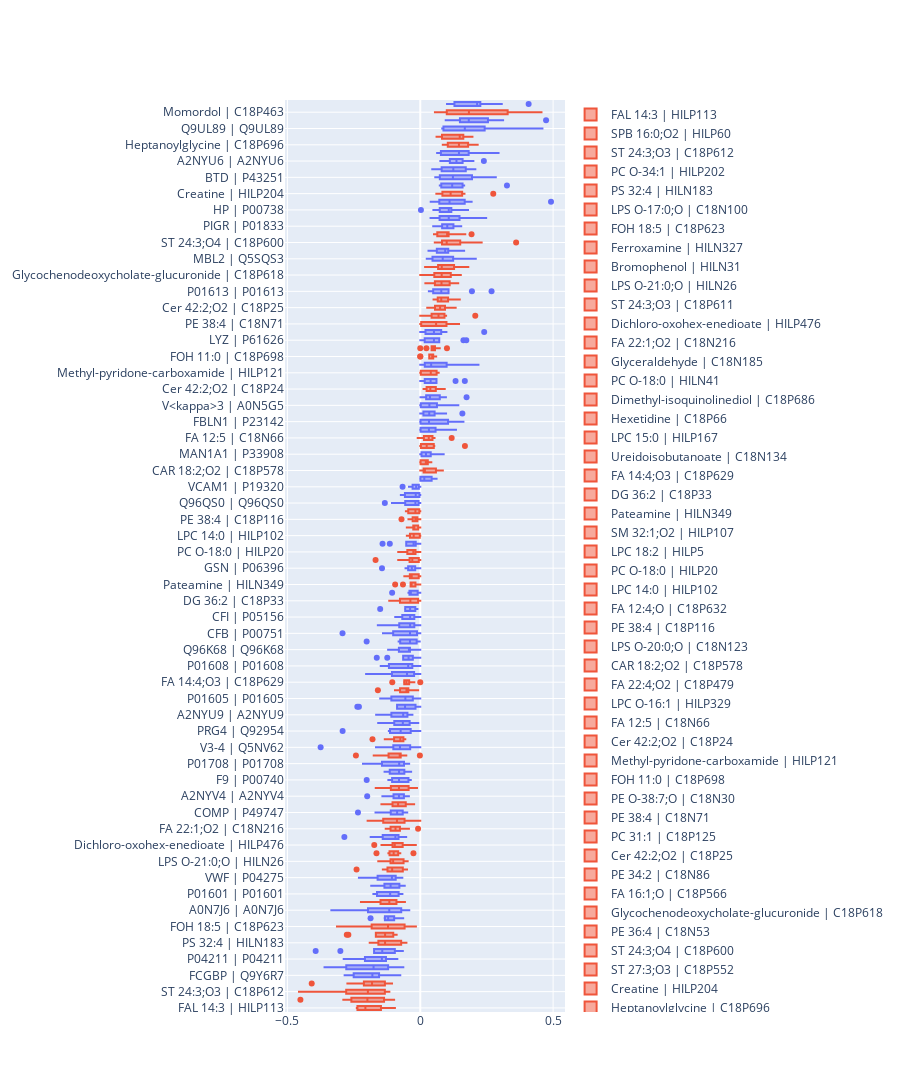

Notebook code cell kept with this figure:
### Code cell
omic = 'qm'

fig = go.Figure()

[
    fig.add_trace(go.Box(
        x=coefs,
        name=f"{shortName.loc[feature, 'shortName']} | {feature}",
        marker_color=palette[0] if shortName.loc[feature, 'type']=='q' else palette[1],
        legendgroup=0 if shortName.loc[feature, 'type']=='q' else 1
    ))
    for feature, coefs in Mcoefs[omic][MCscore[omic].index[MCscore[omic].sig]].items()
]

fig.update_yaxes(showgrid=True)
fig.update_layout(height=2000, width=900)
fig.show()

with open('Coef_distribution.html', 'w') as f:
    f.write(fig.to_html(full_html=False, include_plotlyjs='cdn', default_height='50%', default_width='80%'))

### Figure 1 — Plotly figure (JSON) as saved in the notebook; plotly's stock layout.template omitted (floating-point values rounded to 4 significant figures)
{"data": [{"legendgroup": "1", "marker": {"color": "#EF553B"}, "name": "FAL 14:3 | HILP113", "type": "box", "x": [-0.1585, -0.1997, -0.2389, -0.09549, -0.2367, -0.2364, -0.148, -0.2134, -0.2285, -0.1107]}, {"legendgroup": "1", "marker": {"color": "#EF553B"}, "name": "SPB 16:0;O2 | HILP60", "type": "box", "x": [-0.1363, -0.2255, -0.1724, -0.1019, -0.2593, -0.2895, -0.164, -0.2267, -0.4511, -0.09846]}, {"legendgroup": "1", "marker": {"color": "#EF553B"}, "name": "ST 24:3;O3 | C18P612", "type": "box", "x": [-0.1826, -0.2788, -0.2502, -0.1164, -0.3122, -0.2117, -0.1302, -0.1776, -0.4564, -0.1333]}, {"legendgroup": "1", "marker": {"color": "#EF553B"}, "name": "PC O-34:1 | HILP202", "type": "box", "x": [-0.1938, -0.1709, -0.1332, -0.1064, -0.2122, -0.2742, -0.1554, -0.1922, -0.4086, -0.1313]}, {"legendgroup": "0", "marker": {"color": "#636EFA"}, "name": "FCGBP | Q9Y6R7", "type": "box", "x": [-0.1889, -0.1551, -0.2519, -0.09108, -0.2506, -0.2351, -0.1715, -0.1642, -0.2847, -0.07528]}, {"legendgroup": "0", "marker": {"color": "#636EFA"}, "name": "P04438 | P04438", "type": "box", "x": [-0.223, -0.1258, -0.1564, -0.06384, -0.2785, -0.3173, -0.121, -0.1952, -0.3603, -0.09498]}, {"legendgroup": "0", "marker": {"color": "#636EFA"}, "name": "P04211 | P04211", "type": "box", "x": [-0.1291, -0.1413, -0.1693, -0.08636, -0.2499, -0.2082, -0.1334, -0.1478, -0.2882, -0.0864]}, {"legendgroup": "0", "marker": {"color": "#636EFA"}, "name": "PI16 | Q6UXB8", "type": "box", "x": [-0.1371, -0.09577, -0.1491, -0.06567, -0.1738, -0.3008, -0.1268, -0.1692, -0.3937, -0.08865]}, {"legendgroup": "1", "marker": {"color": "#EF553B"}, "name": "PS 32:4 | HILN183", "type": "box", "x": [-0.1276, -0.1307, -0.1394, -0.05215, -0.1576, -0.1903, -0.07188, -0.1343, -0.1746, -0.05804]}, {"legendgroup": "1", "marker": {"color": "#EF553B"}, "name": "LPS O-17:0;O | C18N100", "type": "box", "x": [-0.1199, -0.1017, -0.1449, -0.08897, -0.2707, -0.1634, -0.1127, -0.1672, -0.2765, -0.09136]}, {"legendgroup": "1", "marker": {"color": "#EF553B"}, "name": "FOH 18:5 | C18P623", "type": "box", "x": [-0.1488, -0.03381, -0.1058, -0.0713, -0.01642, -0.2136, -0.1369, -0.1829, -0.3135, -0.05901]}, {"legendgroup": "0", "marker": {"color": "#636EFA"}, "name": "P01707 | P01707", "type": "box", "x": [-0.104, -0.1339, -0.1331, -0.06435, -0.1871, -0.1185, -0.1232, -0.09828, -0.1295, -0.07289]}, {"legendgroup": "0", "marker": {"color": "#636EFA"}, "name": "A0N7J6 | A0N7J6", "type": "box", "x": [-0.1091, -0.1145, -0.1189, -0.05738, -0.1968, -0.2005, -0.07172, -0.1474, -0.3347, -0.04148]}, {"legendgroup": "1", "marker": {"color": "#EF553B"}, "name": "Ferroxamine | HILN327", "type": "box", "x": [-0.1241, -0.1087, -0.149, -0.06908, -0.1614, -0.1496, -0.08967, -0.09842, -0.2232, -0.05778]}, {"legendgroup": "0", "marker": {"color": "#636EFA"}, "name": "P01601 | P01601", "type": "box", "x": [-0.1628, -0.121, -0.08152, -0.07683, -0.163, -0.1485, -0.09032, -0.1056, -0.1764, -0.06725]}, {"legendgroup": "0", "marker": {"color": "#636EFA"}, "name": "CDH5 | P33151", "type": "box", "x": [-0.1349, -0.1845, -0.09424, -0.05854, -0.1182, -0.1454, -0.1051, -0.07538, -0.12, -0.0786]}, {"legendgroup": "0", "marker": {"color": "#636EFA"}, "name": "VWF | P04275", "type": "box", "x": [-0.1563, -0.09838, -0.06755, -0.09247, -0.1074, -0.1757, -0.1059, -0.1606, -0.2308, -0.07799]}, {"legendgroup": "1", "marker": {"color": "#EF553B"}, "name": "Bromophenol | HILN31", "type": "box", "x": [-0.09215, -0.1234, -0.06572, -0.05363, -0.1087, -0.1408, -0.103, -0.1192, -0.2398, -0.04999]}, {"legendgroup": "1", "marker": {"color": "#EF553B"}, "name": "LPS O-21:0;O | HILN26", "type": "box", "x": [-0.1001, -0.05532, -0.1116, -0.07244, -0.112, -0.1296, -0.0629, -0.1041, -0.1581, -0.04749]}, {"legendgroup": "1", "marker": {"color": "#EF553B"}, "name": "ST 24:3;O3 | C18P611", "type": "box", "x": [-0.1157, -0.02572, -0.09755, -0.08311, -0.1027, -0.1199, -0.07529, -0.1144, -0.1649, -0.08803]}, {"legendgroup": "1", "marker": {"color": "#EF553B"}, "name": "Dichloro-oxohex-enedioate | HILP476", "type": "box", "x": [-0.1044, -0.1732, -0.08352, -0.06265, -0.01685, -0.1459, -0.09737, -0.09464, -0.1042, -0.06626]}, {"legendgroup": "0", "marker": {"color": "#636EFA"}, "name": "DKFZp686E23209 | Q68CN4", "type": "box", "x": [-0.08558, -0.09407, -0.0819, -0.09571, -0.05308, -0.1865, -0.09319, -0.1414, -0.2857, -0.0589]}, {"legendgroup": "1", "marker": {"color": "#EF553B"}, "name": "FA 22:1;O2 | C18N216", "type": "box", "x": [-0.13, -0.008301, -0.09105, -0.07652, -0.04273, -0.1118, -0.09743, -0.1234, -0.09537, -0.08501]}, {"legendgroup": "1", "marker": {"color": "#EF553B"}, "name": "Glyceraldehyde | C18N185", "type": "box", "x": [-0.1394, 0, -0.0454, -0.06894, -0.09559, -0.1475, -0.08102, -0.09451, -0.1981, -0.05922]}, {"legendgroup": "0", "marker": {"color": "#636EFA"}, "name": "COMP | P49747", "type": "box", "x": [-0.07551, -0.1685, -0.06606, -0.04916, -0.09461, -0.1111, -0.08505, -0.08922, -0.2345, -0.04981]}, {"legendgroup": "1", "marker": {"color": "#EF553B"}, "name": "PC O-18:0 | HILN41", "type": "box", "x": [-0.1099, -0.09169, -0.02315, -0.05471, -0.1045, -0.1461, -0.07531, -0.09626, -0.03867, -0.05691]}, {"legendgroup": "0", "marker": {"color": "#636EFA"}, "name": "A2NYV4 | A2NYV4", "type": "box", "x": [-0.1007, -0.0553, -0.0833, -0.04287, -0.07711, -0.1425, -0.07451, -0.08943, -0.1998, -0.06162]}, {"legendgroup": "1", "marker": {"color": "#EF553B"}, "name": "Dimethyl-isoquinolinediol | C18P686", "type": "box", "x": [-0.0439, -0.1336, -0.06824, -0.04207, -0.01239, -0.08995, -0.08747, -0.1107, -0.1675, -0.07293]}, {"legendgroup": "0", "marker": {"color": "#636EFA"}, "name": "F9 | P00740", "type": "box", "x": [-0.12, -0.1061, -0.03573, -0.0445, -0.0948, -0.1039, -0.03951, -0.06517, -0.2017, -0.06269]}, {"legendgroup": "0", "marker": {"color": "#636EFA"}, "name": "P01624 | P01624", "type": "box", "x": [-0.0759, -0.05453, -0.07878, -0.03447, -0.1149, -0.1343, -0.08101, -0.0899, -0.1231, -0.05993]}, {"legendgroup": "0", "marker": {"color": "#636EFA"}, "name": "P01708 | P01708", "type": "box", "x": [-0.1442, -0.06656, -0.07058, -0.04194, -0.1565, -0.1158, -0.08817, -0.06111, -0.2155, -0.06001]}, {"legendgroup": "1", "marker": {"color": "#EF553B"}, "name": "Hexetidine | C18P66", "type": "box", "x": [-0.1752, -0.001454, -0.1194, -0.07816, -0.07371, -0.1065, -0.07482, -0.07598, -0.2422, -0.05264]}, {"legendgroup": "0", "marker": {"color": "#636EFA"}, "name": "V3-4 | Q5NV62", "type": "box", "x": [-0.07317, -0.07958, 0, -0.03797, -0.01066, -0.1666, -0.1014, -0.09724, -0.375, -0.05399]}, {"legendgroup": "1", "marker": {"color": "#EF553B"}, "name": "LPC 15:0 | HILP167", "type": "box", "x": [-0.1335, -0.07798, -0.05641, -0.07226, -0.06347, -0.09849, -0.08206, -0.07219, -0.1798, -0.05667]}, {"legendgroup": "0", "marker": {"color": "#636EFA"}, "name": "PRG4 | Q92954", "type": "box", "x": [-0.09966, 0, -0.04217, -0.03599, -0.1062, -0.1182, -0.04805, -0.1139, -0.2922, -0.02834]}, {"legendgroup": "0", "marker": {"color": "#636EFA"}, "name": "IgLC-rG | C6KXN3", "type": "box", "x": [-0.0847, -0.007741, -0.05544, -0.04707, -0.09782, -0.1018, -0.04004, -0.07592, -0.1583, -0.02271]}, {"legendgroup": "0", "marker": {"color": "#636EFA"}, "name": "A2NYU9 | A2NYU9", "type": "box", "x": [-0.08875, -0.04834, -0.06469, -0.02958, -0.06389, -0.166, -0.1087, -0.1115, -0.04598, -0.0588]}, {"legendgroup": "0", "marker": {"color": "#636EFA"}, "name": "CP | P00450", "type": "box", "x": [-0.08735, 0, -0.01792, -0.01768, -0.06648, -0.2369, -0.05724, -0.05732, -0.2309, -0.04876]}, {"legendgroup": "0", "marker": {"color": "#636EFA"}, "name": "P01605 | P01605", "type": "box", "x": [-0.04887, 0, -0.02808, -0.06327, 0, -0.1507, -0.09802, -0.1109, -0.1088, -0.02887]}, {"legendgroup": "1", "marker": {"color": "#EF553B"}, "name": "Ureidoisobutanoate | C18N134", "type": "box", "x": [-0.04489, -0.05744, -0.00807, -0.04587, -0.04651, -0.09511, -0.07607, -0.0635, -0.1595, -0.02361]}, {"legendgroup": "1", "marker": {"color": "#EF553B"}, "name": "FA 14:4;O3 | C18P629", "type": "box", "x": [-0.1054, -0.04713, -0.06066, -0.0223, 0, -0.0603, -0.05508, -0.05993, -0.04182, -0.04848]}, {"legendgroup": "0", "marker": {"color": "#636EFA"}, "name": "P83593 | P83593", "type": "box", "x": [-0.1066, -0.06218, 0, -0.02327, -0.04215, -0.1759, -0.02218, -0.05794, -0.2038, -0.03687]}, {"legendgroup": "0", "marker": {"color": "#636EFA"}, "name": "P01608 | P01608", "type": "box", "x": [-0.05408, 0, -0.0368, -0.02996, 0, -0.1422, -0.05866, -0.1179, -0.1487, -0.03643]}, {"legendgroup": "0", "marker": {"color": "#636EFA"}, "name": "A2JA19 | A2JA19", "type": "box", "x": [-0.06226, -0.0348, 0, -0.03716, -0.0509, -0.1242, -0.02802, -0.06446, -0.1637, -0.01977]}, {"legendgroup": "0", "marker": {"color": "#636EFA"}, "name": "Q96K68 | Q96K68", "type": "box", "x": [-0.08802, -0.002316, 0, -0.0416, -0.04191, -0.1209, -0.06586, -0.03982, -0.08038, -0.03887]}, {"legendgroup": "0", "marker": {"color": "#636EFA"}, "name": "SERPINA10 | Q9UK55", "type": "box", "x": [-0.08142, -0.07563, -0.004431, -0.01357, -0.04995, -0.01709, -0.04195, -0.03556, -0.2018, -0.002145]}, {"legendgroup": "0", "marker": {"color": "#636EFA"}, "name": "CFB | P00751", "type": "box", "x": [-0.102, -0.03779, 0, -0.02038, 0, -0.1403, -0.03936, -0.08895, -0.2926, -0.01224]}, {"legendgroup": "0", "marker": {"color": "#636EFA"}, "name": "PTGDS | P41222", "type": "box", "x": [-0.03828, 0, -0.02242, -0.03278, -0.02113, -0.1597, -0.07911, -0.03839, -0.1223, -0.05525]}, {"legendgroup": "0", "marker": {"color": "#636EFA"}, "name": "CFI | P05156", "type": "box", "x": [-0.02519, 0, -0.06767, -0.02419, 0, -0.05725, -0.05117, -0.06875, -0.09419, -0.02248]}, {"legendgroup": "0", "marker": {"color": "#636EFA"}, "name": "Q9UL72 | Q9UL72", "type": "box", "x": [-0.05665, -0.01869, -0.0108, -0.02872, -0.05691, -0.1509, -0.03571, -0.04788, -0.01781, -0.04057]}, {"legendgroup": "1", "marker": {"color": "#EF553B"}, "name": "DG 36:2 | C18P33", "type": "box", "x": [-0.07641, 0, 0, -0.03163, -0.0545, -0.1168, -0.008131, -0.08936, -0.0249, -0.04292]}, {"legendgroup": "0", "marker": {"color": "#636EFA"}, "name": "P01617 | P01617", "type": "box", "x": [-0.1059, -0.027, -0.04438, -0.03618, 0, -0.00982, -0.0406, -0.04064, -0.00986, -0.03484]}, {"legendgroup": "1", "marker": {"color": "#EF553B"}, "name": "Pateamine | HILN349", "type": "box", "x": [-0.03521, 0, -0.01899, -0.03643, 0, -0.09452, -0.03377, -0.03319, -0.06515, -0.01814]}, {"legendgroup": "1", "marker": {"color": "#EF553B"}, "name": "SM 32:1;O2 | HILP107", "type": "box", "x": [-0.0462, 0, -0.0058, -0.03599, 0, -0.02835, -0.03866, -0.0392, -0.05989, -0.01056]}, {"legendgroup": "0", "marker": {"color": "#636EFA"}, "name": "GSN | P06396", "type": "box", "x": [-0.02149, -0.04561, -0.01082, -0.01952, 0, -0.04172, -0.01906, -0.04557, -0.1441, -0.05539]}, {"legendgroup": "1", "marker": {"color": "#EF553B"}, "name": "LPC 18:2 | HILP5", "type": "box", "x": [-0.08293, -0.00559, 0, -0.02726, 0, -0.03657, -0.04023, -0.0328, -0.1683, -0.02351]}, {"legendgroup": "1", "marker": {"color": "#EF553B"}, "name": "PC O-18:0 | HILP20", "type": "box", "x": [-0.08283, 0, -0.02875, -0.01791, 0, -0.04871, -0.02335, -0.02376, -0.07448, -0.03087]}, {"legendgroup": "0", "marker": {"color": "#636EFA"}, "name": "HABP2 | Q14520", "type": "box", "x": [-0.02788, 0, -0.006006, -0.02093, -0.1147, -0.05283, -0.01706, -0.02526, -0.142, -0.0253]}, {"legendgroup": "1", "marker": {"color": "#EF553B"}, "name": "LPC 14:0 | HILP102", "type": "box", "x": [-0.03878, 0, 0, -0.02038, -0.001862, -0.01244, -0.0465, -0.02911, -0.05046, -0.03206]}, {"legendgroup": "1", "marker": {"color": "#EF553B"}, "name": "FA 12:4;O | C18P632", "type": "box", "x": [-0.03247, -0.009563, 0, -0.02447, 0, -0.05047, -0.02594, -0.007941, -0.02633, -0.02499]}, {"legendgroup": "1", "marker": {"color": "#EF553B"}, "name": "PE 38:4 | C18P116", "type": "box", "x": [-0.07065, 0, -0.01244, -0.009212, -0.01088, -0.01153, -0.02576, -0.02871, -0.04445, -0.02457]}, {"legendgroup": "1", "marker": {"color": "#EF553B"}, "name": "LPS O-20:0;O | C18N123", "type": "box", "x": [-0.003727, -0.0472, 0, -0.05403, 0, -0.003559, -0.04528, -0.0145, -0.02214, -0.03086]}, {"legendgroup": "0", "marker": {"color": "#636EFA"}, "name": "Q96QS0 | Q96QS0", "type": "box", "x": [-0.01477, -0.00614, -0.1065, -0.02182, 0, -0.006445, -0.01156, -0.05666, -0.1334, -0.03088]}, {"legendgroup": "0", "marker": {"color": "#636EFA"}, "name": "PLG | P00747", "type": "box", "x": [-0.07302, -0.0002775, 0, -0.003153, -0.05774, -0.01865, -0.01003, -0.04489, -0.07098, -0.01546]}, {"legendgroup": "0", "marker": {"color": "#636EFA"}, "name": "VCAM1 | P19320", "type": "box", "x": [-0.01907, 0, -0.005374, -0.02884, 0, -0.01385, -0.06661, -0.04251, -0.01723, -0.008721]}, {"legendgroup": "0", "marker": {"color": "#636EFA"}, "name": "FGG | P02679", "type": "box", "x": [0.01443, 0, 0, 0.00428, 0.01594, 0.04289, 0.0005384, 0.04274, 0.06135, 0.01802]}, {"legendgroup": "1", "marker": {"color": "#EF553B"}, "name": "CAR 18:2;O2 | C18P578", "type": "box", "x": [0.01608, 0.05895, 0.08343, 0.01849, 0, 0.0849, 0.01256, 0.005344, 0.04116, 0.01624]}, {"legendgroup": "1", "marker": {"color": "#EF553B"}, "name": "FA 22:4;O2 | C18P479", "type": "box", "x": [0.01776, 0.00125, 0, 0.02397, 0, 0.03514, 0.02832, 0.04155, 0.02676, 0.0155]}, {"legendgroup": "0", "marker": {"color": "#636EFA"}, "name": "MAN1A1 | P33908", "type": "box", "x": [0.02933, 0, 0.02263, 0.02015, 0.004643, 0.0561, 0.03936, 0.08805, 0, 0.01571]}, {"legendgroup": "1", "marker": {"color": "#EF553B"}, "name": "LPC O-16:1 | HILP329", "type": "box", "x": [0.03391, 0, 0.009438, 0.01441, 0, 0.05263, 0.04817, 0.0508, 0.1681, 0.002527]}, {"legendgroup": "1", "marker": {"color": "#EF553B"}, "name": "FA 12:5 | C18N66", "type": "box", "x": [0.000317, 0.01365, 0.03112, 0.03267, 0.04591, 0.04069, 0.02211, 0.05357, 0.1182, -0.009626]}, {"legendgroup": "0", "marker": {"color": "#636EFA"}, "name": "CPB2 | Q96IY4", "type": "box", "x": [0.05793, 0, 0.01091, 0.01711, 0, 0.05037, 0.001251, 0.05755, 0.1343, 0.04802]}, {"legendgroup": "0", "marker": {"color": "#636EFA"}, "name": "FBLN1 | P23142", "type": "box", "x": [0.1045, 0, 0, 0.01501, 0.0009385, 0.1624, 0.05486, 0.05086, 0.1196, 0.002306]}, {"legendgroup": "0", "marker": {"color": "#636EFA"}, "name": "SERPINA4 | P29622", "type": "box", "x": [0.04146, 0, 0, 0.01186, 0.02116, 0.03557, 0.05391, 0.097, 0.1584, 0.03183]}, {"legendgroup": "0", "marker": {"color": "#636EFA"}, "name": "V<kappa>3 | A0N5G5", "type": "box", "x": [0.0627, 0.04147, 0, 0.02732, 0, 0.0618, 0.003888, 0.1026, 0.1432, 0.002041]}, {"legendgroup": "0", "marker": {"color": "#636EFA"}, "name": "C4BPB | P20851", "type": "box", "x": [0.0965, 0.02336, 0.00957, 0.00106, 0.04641, 0.07342, 0.05894, 0.02664, 0.1743, 0.02213]}, {"legendgroup": "1", "marker": {"color": "#EF553B"}, "name": "Cer 42:2;O2 | C18P24", "type": "box", "x": [0.03095, 0.01232, 0.03273, 0.01476, 0.05631, 0.07218, 0.092, 0.04289, 0.05845, 0.02387]}, {"legendgroup": "0", "marker": {"color": "#636EFA"}, "name": "PF4V1 | P10720", "type": "box", "x": [0.01676, 0.03875, 0, 0.03926, 0.06004, 0.1677, 0.03767, 0.1327, 0.00772, 0.06104]}, {"legendgroup": "1", "marker": {"color": "#EF553B"}, "name": "Methyl-pyridone-carboxamide | HILP121", "type": "box", "x": [0.06702, 0, 0.03521, 0.06147, 0.04075, 0.002098, 0.06923, 0.03844, 0.001766, 0.05748]}, {"legendgroup": "0", "marker": {"color": "#636EFA"}, "name": "S6AWD3 | S6AWD3", "type": "box", "x": [0.05533, 0, 0, 0.0194, 0.02665, 0.219, 0.05836, 0.09919, 0.1551, 0.01693]}, {"legendgroup": "1", "marker": {"color": "#EF553B"}, "name": "FOH 11:0 | C18P698", "type": "box", "x": [0.0375, 0, 0.03376, 0.04867, 0, 0.04373, 0.05974, 0.04799, 0.0494, 0.04775]}, {"legendgroup": "1", "marker": {"color": "#EF553B"}, "name": "PE O-38:7;O | C18N30", "type": "box", "x": [0.1004, 0.05192, 0.04252, 0.04746, 0.05155, 0.02308, 0.04292, 0.07322, 0, 0.05534]}, {"legendgroup": "0", "marker": {"color": "#636EFA"}, "name": "LYZ | P61626", "type": "box", "x": [0.05908, 0.01667, 0.06403, 0.07134, 6.897e-05, 0.1732, 0.04252, 0.01565, 0.1625, 0.04373]}, {"legendgroup": "0", "marker": {"color": "#636EFA"}, "name": "KNG1 | P01042-2", "type": "box", "x": [0.04237, 0, 0, 0.02796, 0.07869, 0.09833, 0.06053, 0.07781, 0.2406, 0.01964]}, {"legendgroup": "1", "marker": {"color": "#EF553B"}, "name": "PE 38:4 | C18N71", "type": "box", "x": [0.06545, 0, 0.003541, 0.0419, 0.002416, 0.1033, 0.05494, 0.0986, 0.1459, 0.06422]}, {"legendgroup": "1", "marker": {"color": "#EF553B"}, "name": "PC 31:1 | C18P125", "type": "box", "x": [0.09107, 0, 0.06564, 0.04306, 0, 0.09713, 0.07166, 0.09054, 0.207, 0.04268]}, {"legendgroup": "1", "marker": {"color": "#EF553B"}, "name": "Cer 42:2;O2 | C18P25", "type": "box", "x": [0.07044, 0.09302, 0.06544, 0.0263, 0.1332, 0.11, 0.08946, 0.05547, 0.07861, 0.02928]}, {"legendgroup": "1", "marker": {"color": "#EF553B"}, "name": "PE 34:2 | C18N86", "type": "box", "x": [0.0847, 0.1047, 0.06525, 0.05001, 0.1487, 0.116, 0.06571, 0.0808, 0.0771, 0.06766]}, {"legendgroup": "0", "marker": {"color": "#636EFA"}, "name": "P01613 | P01613", "type": "box", "x": [0.09814, 0.03243, 0.09415, 0.04461, 0.06406, 0.1944, 0.05405, 0.1064, 0.2684, 0.04857]}, {"legendgroup": "1", "marker": {"color": "#EF553B"}, "name": "FA 16:1;O | C18P566", "type": "box", "x": [0.07875, 0.01924, 0.07005, 0.0481, 0.09764, 0.1408, 0.1106, 0.08107, 0.1428, 0.05503]}, {"legendgroup": "1", "marker": {"color": "#EF553B"}, "name": "Glycochenodeoxycholate-glucuronide | C18P618", "type": "box", "x": [0.1148, 0.1338, 0.075, 0.05287, 0.1525, 0.06478, 0.08597, 0.1065, 0, 0.04712]}, {"legendgroup": "1", "marker": {"color": "#EF553B"}, "name": "PE 36:4 | C18N53", "type": "box", "x": [0.08554, 0.1295, 0.07398, 0.05928, 0.01823, 0.1272, 0.06709, 0.1013, 0.1807, 0.0762]}, {"legendgroup": "0", "marker": {"color": "#636EFA"}, "name": "MBL2 | Q5SQS3", "type": "box", "x": [0.09716, 0.06718, 0.03851, 0.07165, 0.02446, 0.1237, 0.09988, 0.1453, 0.2089, 0.04604]}, {"legendgroup": "0", "marker": {"color": "#636EFA"}, "name": "SERPINA1 | P01009", "type": "box", "x": [0.1079, 0.08497, 0.03099, 0.06227, 0.104, 0.1026, 0.06983, 0.1053, 0.165, 0.03983]}, {"legendgroup": "1", "marker": {"color": "#EF553B"}, "name": "ST 24:3;O4 | C18P600", "type": "box", "x": [0.1059, 0.08589, 0.0929, 0.06394, 0.1128, 0.231, 0.08189, 0.1504, 0.3607, 0.05467]}, {"legendgroup": "1", "marker": {"color": "#EF553B"}, "name": "ST 27:3;O3 | C18P552", "type": "box", "x": [0.1066, 0.1051, 0.1044, 0.05167, 0.09781, 0.1694, 0.05279, 0.09155, 0.1929, 0.06405]}, {"legendgroup": "0", "marker": {"color": "#636EFA"}, "name": "PIGR | P01833", "type": "box", "x": [0.1216, 0.154, 0.1248, 0.08231, 0.04873, 0.1179, 0.08525, 0.08125, 0.1438, 0.08289]}, {"legendgroup": "0", "marker": {"color": "#636EFA"}, "name": "MASP1 | P48740", "type": "box", "x": [0.1214, 0.08296, 0.1377, 0.06684, 0.1712, 0.1476, 0.07268, 0.0929, 0.2479, 0.03875]}, {"legendgroup": "0", "marker": {"color": "#636EFA"}, "name": "HP | P00738", "type": "box", "x": [0.1158, 0.1054, 0.002469, 0.04947, 0.1374, 0.1049, 0.1169, 0.109, 0.1796, 0.07335]}, {"legendgroup": "0", "marker": {"color": "#636EFA"}, "name": "IGLL5 | B9A064", "type": "box", "x": [0.143, 0.06366, 0.07477, 0.03933, 0.1661, 0.1932, 0.0772, 0.1672, 0.492, 0.07165]}, {"legendgroup": "1", "marker": {"color": "#EF553B"}, "name": "Creatine | HILP204", "type": "box", "x": [0.1576, 0.11, 0.1057, 0.06054, 0.1185, 0.1663, 0.08333, 0.141, 0.2747, 0.0699]}, {"legendgroup": "0", "marker": {"color": "#636EFA"}, "name": "VH4-34 | Q7Z3Y6", "type": "box", "x": [0.1591, 0.07488, 0.1353, 0.07356, 0.1049, 0.1562, 0.09959, 0.1651, 0.3263, 0.07904]}, {"legendgroup": "0", "marker": {"color": "#636EFA"}, "name": "BTD | P43251", "type": "box", "x": [0.1718, 0.1946, 0.0811, 0.0736, 0.09235, 0.2843, 0.05651, 0.1533, 0.2104, 0.06335]}, {"legendgroup": "0", "marker": {"color": "#636EFA"}, "name": "IGHA2 | P01877", "type": "box", "x": [0.04513, 0.1178, 0.1825, 0.05174, 0.1712, 0.134, 0.08434, 0.1309, 0.2073, 0.08049]}, {"legendgroup": "0", "marker": {"color": "#636EFA"}, "name": "A2NYU6 | A2NYU6", "type": "box", "x": [0.1522, 0.1593, 0.1352, 0.0756, 0.1213, 0.1373, 0.1113, 0.1998, 0.2393, 0.0926]}, {"legendgroup": "0", "marker": {"color": "#636EFA"}, "name": "C4BPA | P04003", "type": "box", "x": [0.1575, 0.07184, 0.2115, 0.07772, 0.1821, 0.141, 0.09518, 0.1501, 0.2945, 0.06351]}, {"legendgroup": "1", "marker": {"color": "#EF553B"}, "name": "Heptanoylglycine | C18P696", "type": "box", "x": [0.1173, 0.1801, 0.1027, 0.08479, 0.216, 0.1782, 0.1685, 0.1227, 0.1881, 0.1036]}, {"legendgroup": "1", "marker": {"color": "#EF553B"}, "name": "Dimethylorsellinate | C18P654", "type": "box", "x": [0.1738, 0.1616, 0.1457, 0.06127, 0.1514, 0.1963, 0.0819, 0.1093, 0.1619, 0.06243]}, {"legendgroup": "0", "marker": {"color": "#636EFA"}, "name": "Q9UL89 | Q9UL89", "type": "box", "x": [0.2423, 0.1463, 0.08724, 0.08262, 0.189, 0.2507, 0.08295, 0.2056, 0.4598, 0.09243]}, {"legendgroup": "0", "marker": {"color": "#636EFA"}, "name": "APOB | P04114", "type": "box", "x": [0.1918, 0.2137, 0.1733, 0.09578, 0.2548, 0.3117, 0.1493, 0.1728, 0.4735, 0.1086]}, {"legendgroup": "1", "marker": {"color": "#EF553B"}, "name": "Momordol | C18P463", "type": "box", "x": [0.1425, 0.203, 0.1632, 0.07056, 0.3289, 0.3517, 0.09972, 0.2066, 0.4562, 0.05518]}, {"legendgroup": "0", "marker": {"color": "#636EFA"}, "name": "HuVH8B | A2NYQ9", "type": "box", "x": [0.2133, 0.226, 0.2201, 0.1008, 0.2033, 0.3066, 0.1286, 0.2146, 0.4079, 0.1048]}], "layout": {"height": 2000, "width": 900, "yaxis": {"showgrid": true}}}
